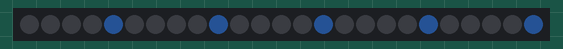
Simulated run of this program. Board: Raspberry Pi Pico running MicroPython. Shown: 25 RGB LEDs in strip order, left to right. Dim RGB values are drawn brighter than linear; random numbers come from a fixed seed; library files of the repository ran but are not shown: neopixel.py.

Above: at 0.16 s.
At 5.15 s:
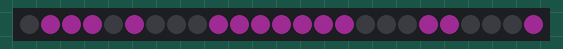
At 10.11 s:
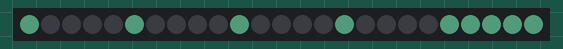
At 19.95 s:
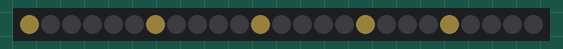
At 29.91 s:
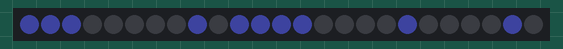
At 39.86 s:
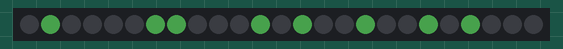

The program:

17._alphabetNameMoveRP2040.py
```python
import time
import random
from neopixel import Neopixel

# 네오픽셀의 셀 갯수, PIO상태, 핀번호 정의
numpix = 25
PIO = 0
Pin = 16

# 네오픽셀이 RGB타입일 때 네오픽셀 수, PIO상태, 핀번호, 네오픽셀 타입 순으로 선택, 밝기 지정
strip = Neopixel(numpix, PIO, Pin, "RGB")

# 밝기 설정(0~255)
strip.brightness(40)

# 반복해서 보여줄 단어 설정
fixed_text = "HELLO JASON"  # 원하는 단어를 여기에 설정

# 5x5 매트릭스 알파벳 정의 (대문자 A-Z)
letters = {
    'A': [
        [0, 1, 1, 1, 0],
        [1, 0, 0, 0, 1],
        [1, 1, 1, 1, 1],
        [1, 0, 0, 0, 1],
        [1, 0, 0, 0, 1],
    ],
    'B': [
        [1, 1, 1, 1, 0],
        [1, 0, 0, 0, 1],
        [1, 1, 1, 1, 0],
        [1, 0, 0, 0, 1],
        [1, 1, 1, 1, 0],
    ],
    'C': [
        [0, 1, 1, 1, 1],
        [1, 0, 0, 0, 0],
        [1, 0, 0, 0, 0],
        [1, 0, 0, 0, 0],
        [0, 1, 1, 1, 1],
    ],
    'D': [
        [1, 1, 1, 1, 0],
        [1, 0, 0, 0, 1],
        [1, 0, 0, 0, 1],
        [1, 0, 0, 0, 1],
        [1, 1, 1, 1, 0],
    ],
    'E': [
        [1, 1, 1, 1, 1],
        [1, 0, 0, 0, 0],
        [1, 1, 1, 1, 0],
        [1, 0, 0, 0, 0],
        [1, 1, 1, 1, 1],
    ],
    'F': [
        [1, 1, 1, 1, 1],
        [1, 0, 0, 0, 0],
        [1, 1, 1, 1, 0],
        [1, 0, 0, 0, 0],
        [1, 0, 0, 0, 0],
    ],
    'G': [
        [0, 1, 1, 1, 1],
        [1, 0, 0, 0, 0],
        [1, 0, 1, 1, 1],
        [1, 0, 0, 0, 1],
        [0, 1, 1, 1, 0],
    ],
    'H': [
        [1, 0, 0, 0, 1],
        [1, 0, 0, 0, 1],
        [1, 1, 1, 1, 1],
        [1, 0, 0, 0, 1],
        [1, 0, 0, 0, 1],
    ],
    'I': [
        [0, 1, 1, 1, 0],
        [0, 0, 1, 0, 0],
        [0, 0, 1, 0, 0],
        [0, 0, 1, 0, 0],
        [0, 1, 1, 1, 0],
    ],
    'J': [
        [0, 1, 1, 1, 1],
        [0, 0, 0, 1, 0],
        [0, 0, 0, 1, 0],
        [1, 0, 0, 1, 0],
        [0, 1, 1, 0, 0],
    ],
    'K': [
        [1, 0, 0, 0, 1],
        [1, 0, 0, 1, 0],
        [1, 1, 1, 0, 0],
        [1, 0, 0, 1, 0],
        [1, 0, 0, 0, 1],
    ],
    'L': [
        [1, 0, 0, 0, 0],
        [1, 0, 0, 0, 0],
        [1, 0, 0, 0, 0],
        [1, 0, 0, 0, 0],
        [1, 1, 1, 1, 1],
    ],
    'M': [
        [1, 0, 0, 0, 1],
        [1, 1, 0, 1, 1],
        [1, 0, 1, 0, 1],
        [1, 0, 0, 0, 1],
        [1, 0, 0, 0, 1],
    ],
    'N': [
        [1, 0, 0, 0, 1],
        [1, 1, 0, 0, 1],
        [1, 0, 1, 0, 1],
        [1, 0, 0, 1, 1],
        [1, 0, 0, 0, 1],
    ],
    'O': [
        [0, 1, 1, 1, 0],
        [1, 0, 0, 0, 1],
        [1, 0, 0, 0, 1],
        [1, 0, 0, 0, 1],
        [0, 1, 1, 1, 0],
    ],
    'P': [
        [1, 1, 1, 1, 0],
        [1, 0, 0, 0, 1],
        [1, 1, 1, 1, 0],
        [1, 0, 0, 0, 0],
        [1, 0, 0, 0, 0],
    ],
    'Q': [
        [0, 1, 1, 1, 0],
        [1, 0, 0, 0, 1],
        [1, 0, 0, 0, 1],
        [1, 0, 1, 0, 1],
        [0, 1, 1, 1, 1],
    ],
    'R': [
        [1, 1, 1, 1, 0],
        [1, 0, 0, 0, 1],
        [1, 1, 1, 1, 0],
        [1, 0, 1, 0, 0],
        [1, 0, 0, 1, 0],
    ],
    'S': [
        [0, 1, 1, 1, 1],
        [1, 0, 0, 0, 0],
        [0, 1, 1, 1, 0],
        [0, 0, 0, 0, 1],
        [1, 1, 1, 1, 0],
    ],
    'T': [
        [1, 1, 1, 1, 1],
        [0, 0, 1, 0, 0],
        [0, 0, 1, 0, 0],
        [0, 0, 1, 0, 0],
        [0, 0, 1, 0, 0],
    ],
    'U': [
        [1, 0, 0, 0, 1],
        [1, 0, 0, 0, 1],
        [1, 0, 0, 0, 1],
        [1, 0, 0, 0, 1],
        [0, 1, 1, 1, 0],
    ],
    'V': [
        [1, 0, 0, 0, 1],
        [1, 0, 0, 0, 1],
        [1, 0, 0, 0, 1],
        [0, 1, 0, 1, 0],
        [0, 0, 1, 0, 0],
    ],
    'W': [
        [1, 0, 0, 0, 1],
        [1, 0, 0, 0, 1],
        [1, 0, 1, 0, 1],
        [1, 1, 0, 1, 1],
        [1, 0, 0, 0, 1],
    ],
    'X': [
        [1, 0, 0, 0, 1],
        [0, 1, 0, 1, 0],
        [0, 0, 1, 0, 0],
        [0, 1, 0, 1, 0],
        [1, 0, 0, 0, 1],
    ],
    'Y': [
        [1, 0, 0, 0, 1],
        [0, 1, 0, 1, 0],
        [0, 0, 1, 0, 0],
        [0, 0, 1, 0, 0],
        [0, 0, 1, 0, 0],
    ],
    'Z': [
        [1, 1, 1, 1, 1],
        [0, 0, 0, 1, 0],
        [0, 0, 1, 0, 0],
        [0, 1, 0, 0, 0],
        [1, 1, 1, 1, 1],
    ]
}
# 문자를 매트릭스에 출력하는 함수
def display_letter(letter, color, offset_x):
    for y in range(5):
        for x in range(5):
            if 0 <= x + offset_x < 5:  # 매트릭스 범위 내에서만 표시
                if letters.get(letter, [[0]*5]*5)[y][x] == 1:
                    strip.set_pixel(y * 5 + (x + offset_x), color)
                else:
                    strip.set_pixel(y * 5 + (x + offset_x), (0, 0, 0))

# 무작위 색상을 생성하는 함수
def random_color():
    return (random.randint(0, 255), random.randint(0, 255), random.randint(0, 255))

# 문자열을 흘러가게 하는 함수
def scroll_text(text, wait):
    total_length = len(text) * 6  # 각 글자 5열 + 공백 1열 추가

    # offset 범위를 수정하여 텍스트가 완전히 왼쪽 끝까지 이동하도록 함
    for offset in range(5, -(total_length + 5), -1):  # 오른쪽 끝에서 시작해서 왼쪽으로 이동
        clear_matrix()

        for i, letter in enumerate(text):
            char_offset = offset + i * 6  # 각 글자의 위치를 계산

            if -5 < char_offset < 5:  # 매트릭스 범위 내에서만 표시
                color = random_color()  # 각 글자마다 새로운 색상
                display_letter(letter, color, char_offset)

        strip.show()
        time.sleep(wait)

# 매트릭스 초기화 함수
def clear_matrix():
    for i in range(numpix):
        strip.set_pixel(i, (0, 0, 0))
    strip.show()


# 애니메이션 실행
while True:
    scroll_text(fixed_text, 0.1)  # 0.1초 간격으로 이동
```
